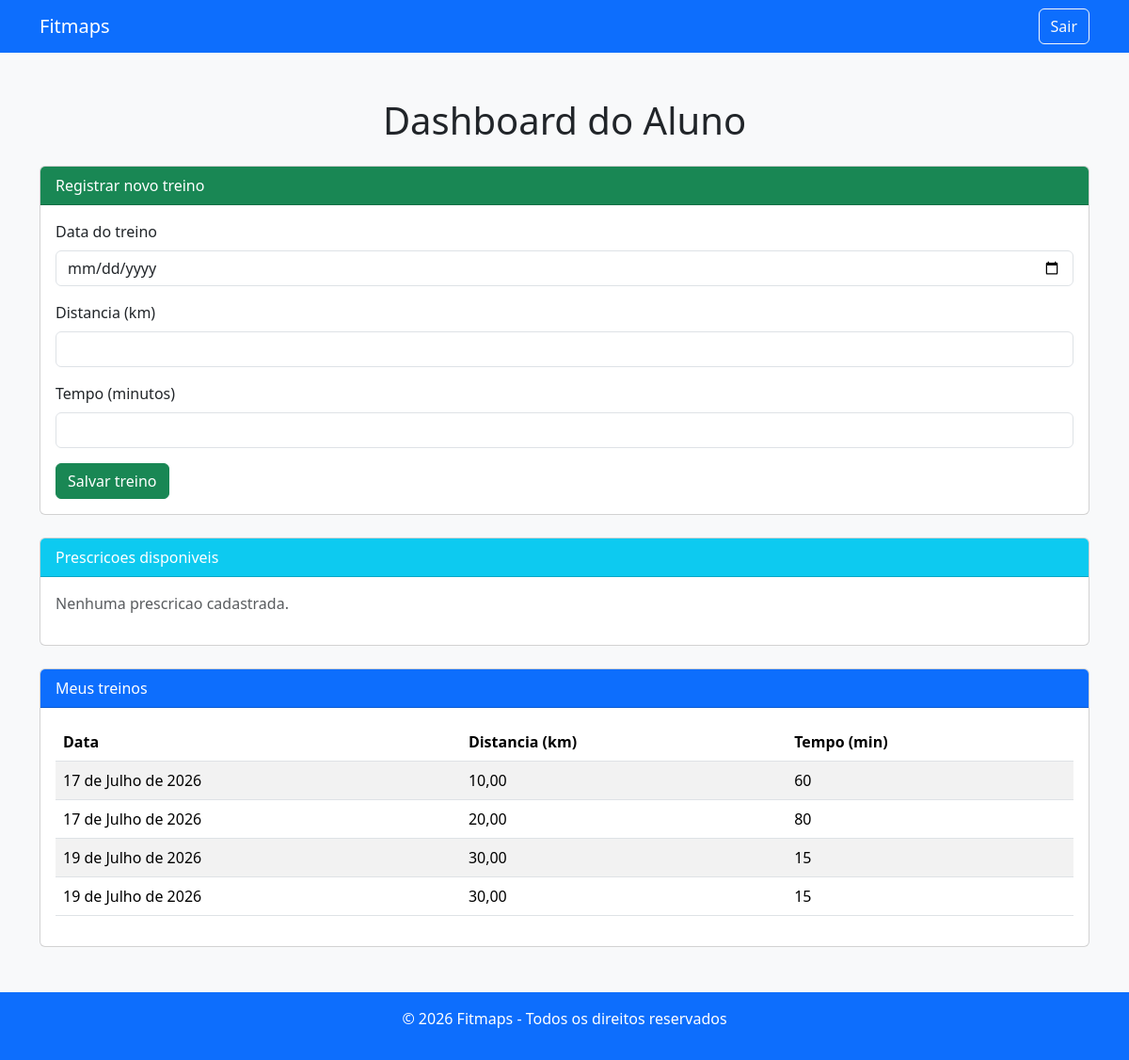
The page /dashboard/aluno/ (signed in) on the database as committed earlier.
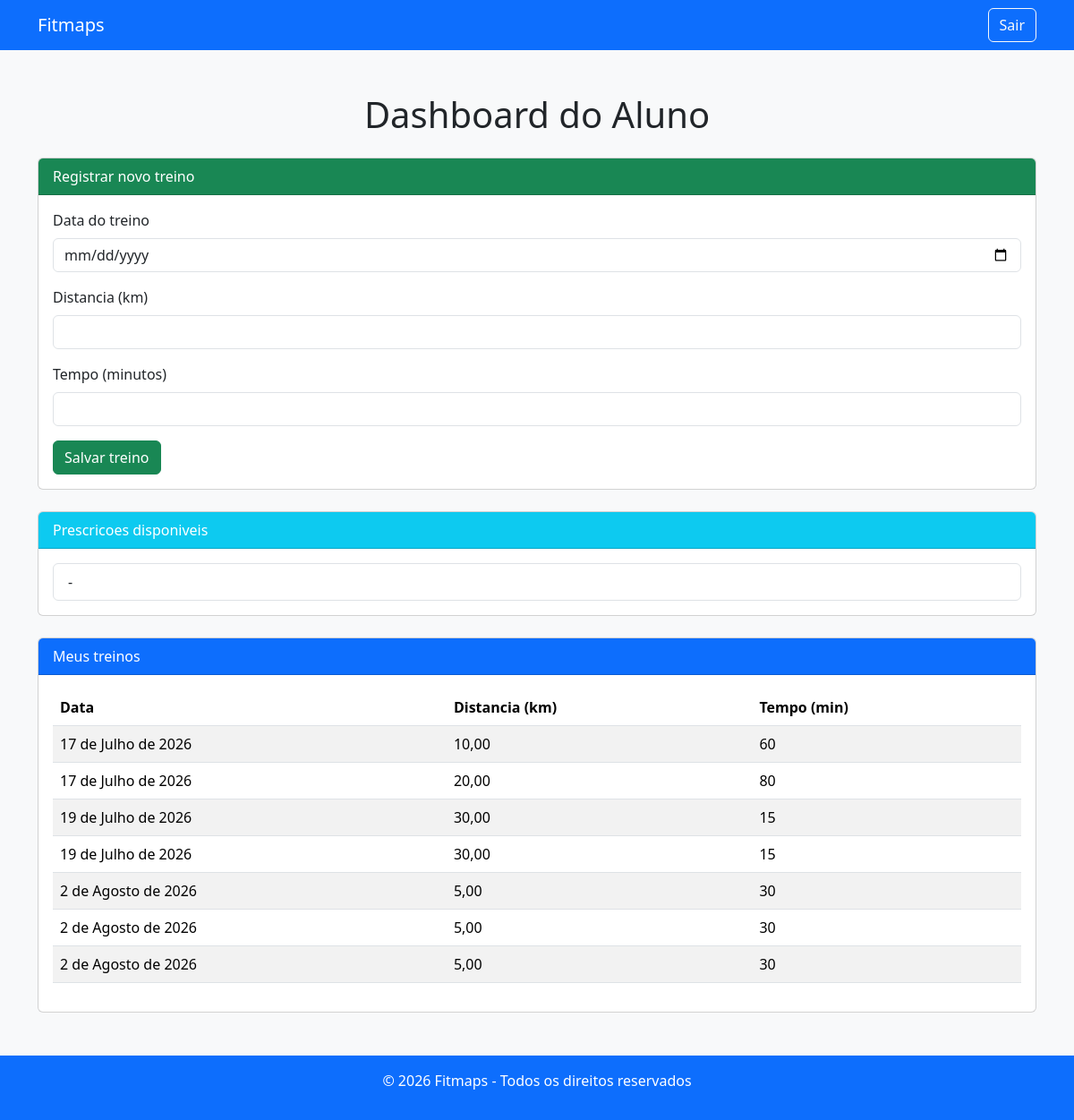
The same page on the database as committed later.
### gestao_treinos/models.py (models this page shows, shortened)
class Treino(models.Model):
    aluno = models.ForeignKey(User, on_delete=models.CASCADE, default=1)  # usuário ID 1 como padrão
    prescricao = models.ForeignKey(Prescricao, on_delete=models.SET_NULL, null=True, blank=True)  # vínculo opcional
    data_treino = models.DateField(auto_now_add=True)  # salva a data automaticamente
    distancia_km = models.DecimalField(max_digits=5, decimal_places=2, default=0.00)
    tempo_minutos = models.PositiveIntegerField(default=0)

class Prescricao(models.Model):
    detalhes = models.TextField(default="Sem detalhes")  # valor padrão

### gestao_treinos/views.py (the view, shortened to what this page needs)
# urls.py: path("dashboard/aluno/", views.dashboard_aluno, name="dashboard_aluno"),
@login_required
def dashboard_aluno(request):
    prescricoes = Prescricao.objects.all()
    treinos = Treino.objects.filter(aluno=request.user)
    return render(request, "gestao_treinos/dashboard.html", {
        "prescricoes": prescricoes,
        "treinos": treinos
    })

### gestao_treinos/templates/gestao_treinos/dashboard.html (shortened to what this page needs)
<!DOCTYPE html>
<html lang="pt-br">
<head>
    <link href="https://cdn.jsdelivr.net/npm/bootstrap@5.3.2/dist/css/bootstrap.min.css" rel="stylesheet">
</head>
<body class="bg-light">
    <nav class="navbar navbar-expand-lg navbar-dark bg-primary">
        <div class="container">
            <a class="navbar-brand" href="/">Fitmaps</a>
            <div class="ms-auto">
                <form method="post" action="/logout/" class="d-inline">
                    <button type="submit" class="btn btn-outline-light">Sair</button>
                </form>
            </div>
        </div>
    </nav>
    <div class="container mt-5">
        <h1 class="mb-4 text-center">Dashboard do Aluno</h1>
        <div class="card mb-4">
            <div class="card-header bg-success text-white">
                Registrar novo treino
            </div>
            <div class="card-body">
                <form method="POST">
                    <div class="mb-3">
                        <label for="data_treino" class="form-label">Data do treino</label>
                        <input type="date" class="form-control" id="data_treino" name="data_treino" required>
                    </div>
                    <div class="mb-3">
                        <label for="distancia_km" class="form-label">Distancia (km)</label>
                        <input type="number" step="0.01" class="form-control" id="distancia_km" name="distancia_km" required>
                    </div>
                    <div class="mb-3">
                        <label for="tempo_minutos" class="form-label">Tempo (minutos)</label>
                        <input type="number" class="form-control" id="tempo_minutos" name="tempo_minutos" required>
                    </div>
                    <button type="submit" class="btn btn-success">Salvar treino</button>
                </form>
            </div>
        </div>
        <div class="card mb-4">
            <div class="card-header bg-info text-white">
                Prescricoes disponiveis
            </div>
            <div class="card-body">
                {% if prescricoes %}
                    <ul class="list-group">
                        {% for prescricao in prescricoes %}
                            <li class="list-group-item">
                                <strong>{{ prescricao.nome }}</strong> - {{ prescricao.descricao }}
                            </li>
                        {% endfor %}
                    </ul>
                {% else %}
                    <p class="text-muted">Nenhuma prescricao cadastrada.</p>
                {% endif %}
            </div>
        </div>
        <div class="card">
            <div class="card-header bg-primary text-white">
                Meus treinos
            </div>
            <div class="card-body">
                {% if treinos %}
                    <table class="table table-striped">
                        <thead>
                            <tr>
                                <th>Data</th>
                                <th>Distancia (km)</th>
                                <th>Tempo (min)</th>
                            </tr>
                        </thead>
                        <tbody>
                            {% for treino in treinos %}
                                <tr>
                                    <td>{{ treino.data_treino }}</td>
                                    <td>{{ treino.distancia_km }}</td>
                                    <td>{{ treino.tempo_minutos }}</td>
                                </tr>
                            {% endfor %}
                        </tbody>
                    </table>
                {% else %}
                    <p class="text-muted">Nenhum treino registrado ainda.</p>
                {% endif %}
            </div>
        </div>
    </div>
    <footer class="bg-primary text-white text-center py-3 mt-5">
        <p>&copy; 2026 Fitmaps - Todos os direitos reservados</p>
    </footer>
</body>
</html>

Rows that differ between the two databases and show on the page:
added Treino: data_treino "2 de Agosto de 2026", distancia_km "5,00", tempo_minutos "30"
added Treino: data_treino "2 de Agosto de 2026", distancia_km "5,00", tempo_minutos "30"
added Treino: data_treino "2 de Agosto de 2026", distancia_km "5,00", tempo_minutos "30"
Other text that changed with them:
text no longer shown: "Nenhuma prescricao cadastrada."
